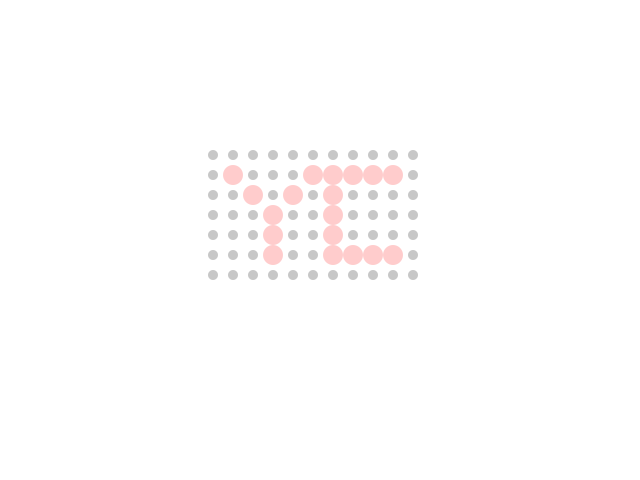
Frame 1 (no input)
Frame 60 (the mouse pressed at the canvas centre just before this capture): identical to frame 1, image omitted
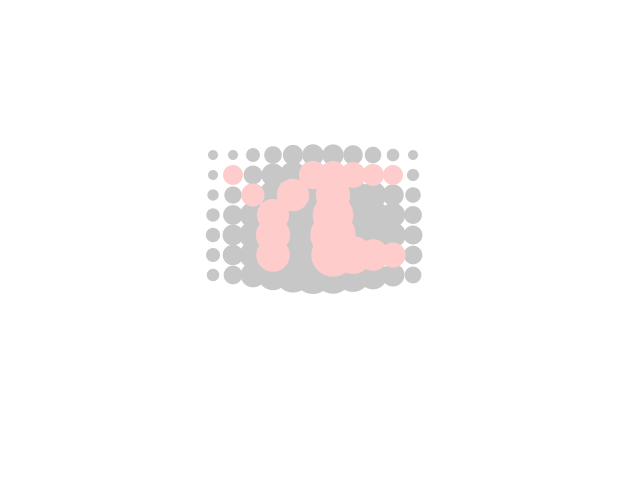
Frame 120 (the mouse held since frame 60 and released just before this capture)

The Processing sketch that drew these frames (run headless with seeded random() and noise(); from frame 60 on, the mouse is pressed at the canvas centre):

// Processing sketch: processing_124599
// ── processing_124599.pde

int r1 = 213;
int r2 = r1+20;
int r3 = r1+40;
int r4 = r1+60;
int r5 = r1+80;
int r6 = r1+100;
int r7 = r1+120;
int r8 = r1+140;
int r9 = r1+160;
int r10 = r1+180;
int r11 = r1+200;
 
int c1 = 155;
int c2 = c1+20;
int c3 = c1+40;
int c4 = c1+60;
int c5 = c1+80;
int c6 = c1+100;
int c7 = c1+120;
 
 
void setup() {
  size(640, 480);
  smooth();
 
   
}
 
float square(float x) {
  return x*x;
}
 
void drawDot(float x, float y, boolean isBlue) {
  float d = map(sqrt(square(x-mouseX) + square(y-mouseY)), 120, 0, 10, 50);
  if (d<10) d = 10;
  if(isBlue && (d < 20)) {
    ellipse(x, y, 20, 20);
  }
   
  else {
    ellipse(x, y, d, d);
  }
}
 
 
 
void draw() {
  background(255);
  noStroke();
   
  float D = dist(mouseX, mouseY, r1, c1);
  float followY = map(mouseY, 135, 295, 135, 295);
   
 
  float dS = 10;
  float dB = 20;
   
   
  
  fill(199, 199, 199);
  drawDot(r1, c1, false);
  drawDot(r1, c2, false);
  drawDot(r1, c3, false);
  drawDot(r1, c4, false);
  drawDot(r1, c5, false);
  drawDot(r1, c6, false);
  drawDot(r1, c7, false);
   
 
  drawDot(r2, c1, false);
  drawDot(r2, c3, false);
  drawDot(r2, c4, false);
  drawDot(r2, c5, false);
  drawDot(r2, c6, false);
  drawDot(r2, c7, false);
 
  
  drawDot(r3, c1, false);
  drawDot(r3, c2, false);
  drawDot(r3, c3, false);
  drawDot(r3, c4, false);
  drawDot(r3, c5, false);
  drawDot(r3, c6, false);
  drawDot(r3, c7, false);
   
 
  drawDot(r4, c1, false);
  drawDot(r4, c2, false);
  drawDot(r4, c3, false);
  drawDot(r4, c4, false);
  drawDot(r4, c5, false);
  drawDot(r4, c6, false);
  drawDot(r4, c7, false);
   
  
  drawDot(r5, c1, false);
  drawDot(r5, c2, false);
  drawDot(r5, c3, false);
  drawDot(r5, c4, false);
  drawDot(r5, c5, false);
  drawDot(r5, c6, false);
  drawDot(r5, c7, false);
   
 
  drawDot(r6, c1, false);
  drawDot(r6, c2, false);
  drawDot(r6, c3, false);
  drawDot(r6, c4, false);
  drawDot(r6, c5, false);
  drawDot(r6, c6, false);
  drawDot(r6, c7, false);
   
  
  drawDot(r7, c1, false);
  drawDot(r7, c7, false);
   
  
  drawDot(r8, c1, false);
  drawDot(r8, c3, false);
  drawDot(r8, c4, false);
  drawDot(r8, c5, false);
  drawDot(r8, c7, false);
   

  drawDot(r9, c1, false);
  drawDot(r9, c3, false);
  drawDot(r9, c4, false);
  drawDot(r9, c5, false);
  drawDot(r9, c7, false);
   
 
  drawDot(r10, c1, false);
  drawDot(r10, c3, false);
  drawDot(r10, c4, false);
  drawDot(r10, c5, false);
  drawDot(r10, c7, false);
   
  
  drawDot(r11, c1, false);
  drawDot(r11, c2, false);
  drawDot(r11, c3, false);
  drawDot(r11, c4, false);
  drawDot(r11, c5, false);
  drawDot(r11, c6, false);
  drawDot(r11, c7, false);
   
   
  fill(255, 204, 204);
  drawDot(r2, c2, true);
 
  
  drawDot(r3, c3, true);
   
 
  drawDot(r4, c4, true);
  drawDot(r4, c5, true);
  drawDot(r4, c6, true);
   
  
  drawDot(r5, c3, true);
 
  
  drawDot(r6, c2, true);
   
  
  drawDot(r7, c2, true);
  drawDot(r7, c3, true);
  drawDot(r7, c4, true);
  drawDot(r7, c5, true);
  drawDot(r7, c6, true);
   
  
  drawDot(r8, c2, true);
  drawDot(r8, c6, true);
   
  
  drawDot(r9, c2, true);
  drawDot(r9, c6, true);
   
   
  drawDot(r10, c2, true); 
  drawDot(r10, c6, true);
  
  
   
   
   
 
   
}
